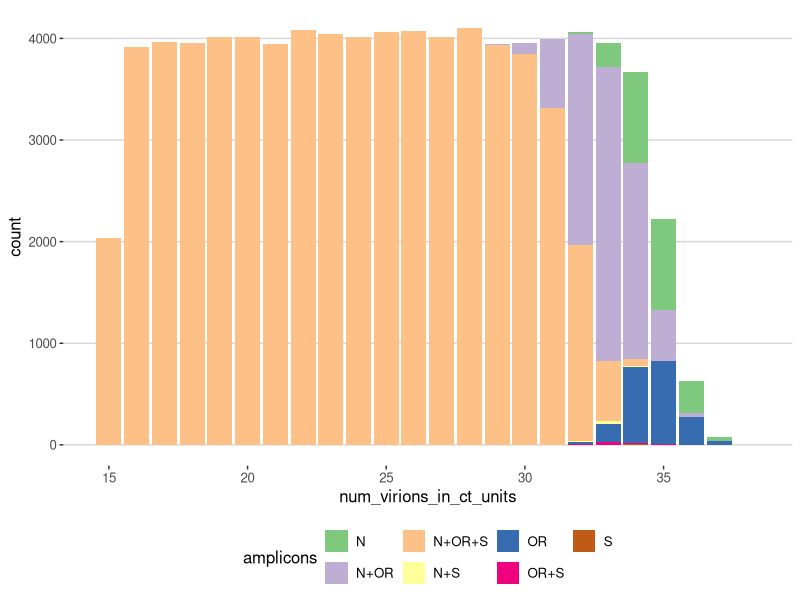

The R script that drew this image:
## ---- chunk 1
library(tidyverse)
library(ggthemes)
true_num_virions_in_ct_units  = runif(n=100000,15,40)

n_offset = 0.4 # how much inefficiency in N amplificiation there is, in cycles
or_offset = 0.5 # how much inefficiency in OR amplificiation there is, in cycles
s_offset = 3 # how much inefficiency in S amplificiation there is, in cycles


amplification_noise_amount = 5

n_cts = true_num_virions_in_ct_units + n_offset + rnorm(length(true_num_virions_in_ct_units),amplification_noise_amount )
or_cts = true_num_virions_in_ct_units + or_offset + rnorm(length(true_num_virions_in_ct_units),amplification_noise_amount )
s_cts = true_num_virions_in_ct_units + s_offset + rnorm(length(true_num_virions_in_ct_units),amplification_noise_amount )

dataset = tibble(id=1:length(true_num_virions_in_ct_units),num_virions_in_ct_units = true_num_virions_in_ct_units, N_ct= n_cts, OR_ct= or_cts,S_ct=s_cts  )

detection_threshold =40

dataset = dataset %>% pivot_longer(c(-num_virions_in_ct_units,-id)) %>% mutate(value=ifelse(value>detection_threshold,NA,value)) %>% separate(name,into=c("amplicon"),sep="_") %>% group_by(id,num_virions_in_ct_units) %>%filter(!is.na(value))%>% summarise(amplicons= paste(amplicon,collapse="+")) %>% mutate(num_virions_in_ct_units=round(num_virions_in_ct_units))

ggplot(dataset,aes(x=num_virions_in_ct_units,fill=amplicons))+geom_bar()+scale_fill_brewer(type="qual")+theme_hc()

